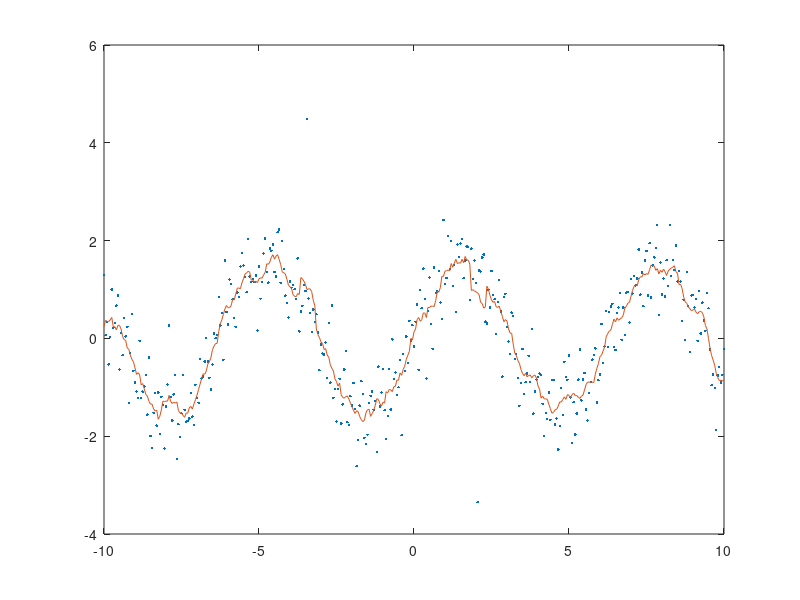

This figure's MATLAB source:
close all
clear all
clc

x = -10:0.05:10;

y = exp(x/10);
yy = 10 * 2.^(x/7);
yyy = -1*(x-4).^2 + 5;
yyNoise = wgn(length(yy),1,-6);
% yyyy = sin(x*3)./x;
yyyy = 1.5*sin(x);
% yyyy = -x.^5 + 5* x.^3 - 4*x
yyyy = yyyy + yyNoise';
yyyy(132) = yyyy(132) + 4.5;
yyyy(242) = yyyy(242) - 5.25;
% yy = round(yy);
M = [x; yyyy];
plot(x,yyyy,'.')
hold on
plot(x,movmean(yyyy, 10))
% disp(1)
csvwrite('sinNoisy.csv',M')